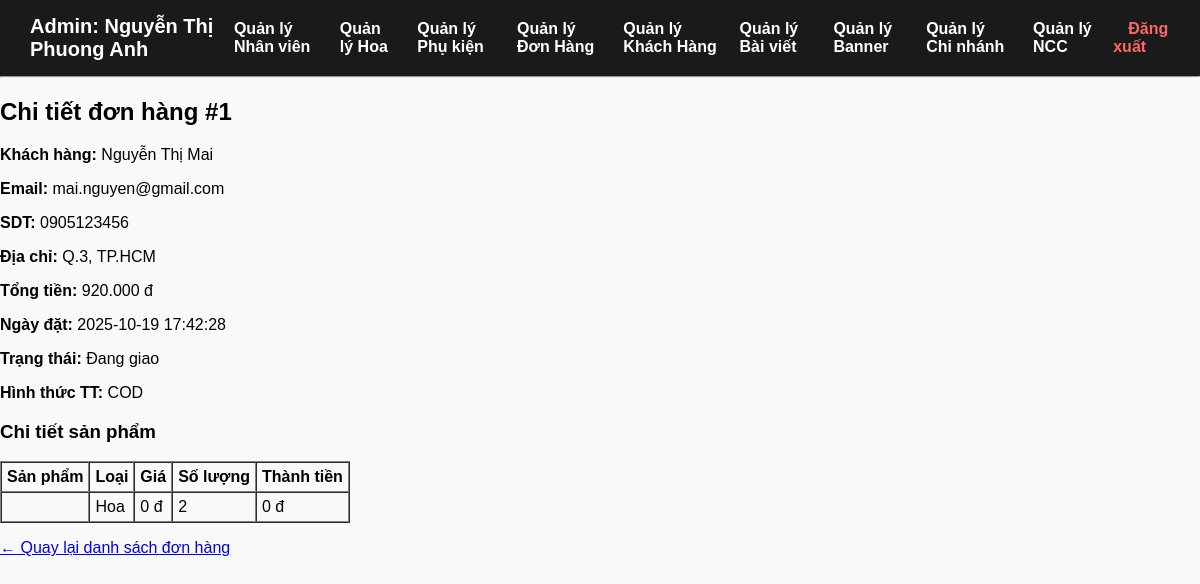
Screenshot of /admin/QLDONHANG/chitiet_don.php?MaDon=1 (signed in) with the database file from the repository.
### tables this page shows
CREATE TABLE `donhang` (
  `MaDon` int(11) NOT NULL,
  `MaKH` int(11) DEFAULT NULL,
  `NgayDat` datetime DEFAULT current_timestamp(),
  `TongTien` decimal(12,2) DEFAULT NULL,
  `TrangThai` varchar(50) DEFAULT 'Chờ xác nhận',
  `HinhThucThanhToan` varchar(50) DEFAULT NULL,
  `GhiChu` text DEFAULT NULL
);

CREATE TABLE `khachhang` (
  `MaKH` int(11) NOT NULL,
  `HoTen` varchar(100) NOT NULL,
  `Email` varchar(100) DEFAULT NULL,
  `SDT` varchar(15) DEFAULT NULL,
  `DiaChi` text DEFAULT NULL,
  `MatKhau` varchar(255) DEFAULT NULL,
  `NgayDangKy` datetime DEFAULT current_timestamp()
);

CREATE TABLE `giohangchitiet` (
  `MaGio` int(11) NOT NULL,
  `MaSP` int(11) NOT NULL,
  `LoaiSanPham` enum('hoa','phukien') NOT NULL DEFAULT 'hoa',
  `SoLuong` int(11) DEFAULT 1
);

### admin/QLDONHANG/chitiet_don.php (the view, shortened to what this page needs)
<?php
include_once('../../config/db.php');
$MaDon = $_GET['MaDon'];
$sql = "SELECT d.*, k.HoTen, k.Email, k.SDT, k.DiaChi
        FROM donhang d
        JOIN khachhang k ON d.MaKH = k.MaKH
        WHERE d.MaDon = $MaDon";
$res = mysqli_query($conn, $sql);
$don = mysqli_fetch_assoc($res);
$sql_sp = "SELECT gct.SoLuong, gct.LoaiSanPham,
                  IF(gct.LoaiSanPham='hoa', h.TenHoa, p.TenPhuKien) as TenSP,
                  IF(gct.LoaiSanPham='hoa', h.Gia, p.Gia) as GiaSP
           FROM giohangchitiet gct
           LEFT JOIN hoa h ON gct.MaSP=h.MaHoa AND gct.LoaiSanPham='hoa'
           LEFT JOIN phukien p ON gct.MaSP=p.MaPhuKien AND gct.LoaiSanPham='phukien'
           WHERE gct.MaGio = ".$MaDon;
$res_sp = mysqli_query($conn, $sql_sp);
?>
<?php include_once('../header_admin.php'); ?>
<h2>Chi tiết đơn hàng #<?php echo $don['MaDon']; ?></h2>
<p><strong>Khách hàng:</strong> <?php echo $don['HoTen']; ?></p>
<p><strong>Email:</strong> <?php echo $don['Email']; ?></p>
<p><strong>SDT:</strong> <?php echo $don['SDT']; ?></p>
<p><strong>Địa chỉ:</strong> <?php echo $don['DiaChi']; ?></p>
<p><strong>Tổng tiền:</strong> <?php echo number_format($don['TongTien'],0,",","."); ?> đ</p>
<p><strong>Ngày đặt:</strong> <?php echo $don['NgayDat']; ?></p>
<p><strong>Trạng thái:</strong> <?php echo $don['TrangThai']; ?></p>
<p><strong>Hình thức TT:</strong> <?php echo $don['HinhThucThanhToan']; ?></p>
<h3>Chi tiết sản phẩm</h3>
<table border="1" cellpadding="5" cellspacing="0">
    <tr>
        <th>Sản phẩm</th>
        <th>Loại</th>
        <th>Giá</th>
        <th>Số lượng</th>
        <th>Thành tiền</th>
    </tr>
    <?php while($sp = mysqli_fetch_assoc($res_sp)):
        $thanhTien = $sp['GiaSP'] * $sp['SoLuong'];
    ?>
    <tr>
        <td><?php echo $sp['TenSP']; ?></td>
        <td><?php echo ucfirst($sp['LoaiSanPham']); ?></td>
        <td><?php echo number_format($sp['GiaSP'],0,",","."); ?> đ</td>
        <td><?php echo $sp['SoLuong']; ?></td>
        <td><?php echo number_format($thanhTien,0,",","."); ?> đ</td>
    </tr>
    <?php endwhile; ?>
</table>
<p><a href="ql_donhang.php">← Quay lại danh sách đơn hàng</a></p>

### admin/header_admin.php (style rules this page uses)
body { font-family: Arial; margin:0; padding:0; background:#f9f9f9; }

### rows the page displays
donhang: MaDon "1", MaKH.HoTen "Nguyễn Thị Mai", MaKH.Email "mai.nguyen@gmail.com", MaKH.SDT "0905123456", MaKH.DiaChi "Q.3, TP.HCM", TongTien "920.000", NgayDat "2025-10-19 17:42:28", TrangThai "Đang giao", HinhThucThanhToan "COD"
giohangchitiet: LoaiSanPham "Hoa", GiaSP "0", SoLuong "2", thanhTien "0"

### other values shown
$_SESSION['AdminHoTen'] "Nguyễn Thị Phuong Anh"
